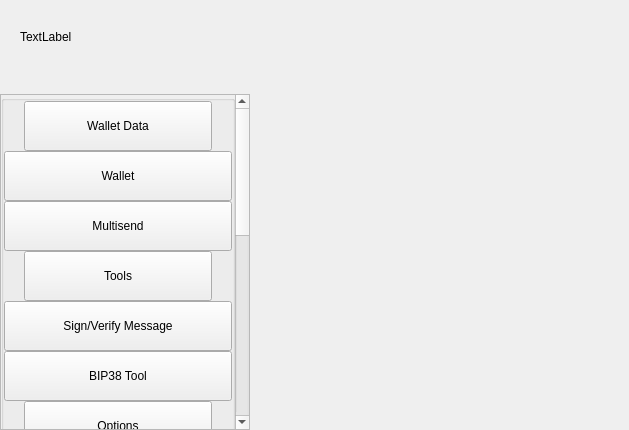
<?xml version="1.0" encoding="UTF-8"?>
<ui version="4.0">
 <class>SettingsWidget</class>
 <widget class="QWidget" name="SettingsWidget">
  <property name="geometry">
   <rect>
    <x>0</x>
    <y>0</y>
    <width>629</width>
    <height>430</height>
   </rect>
  </property>
  <property name="windowTitle">
   <string>Form</string>
  </property>
  <layout class="QHBoxLayout" name="horizontalLayout" stretch="1,2">
   <property name="spacing">
    <number>0</number>
   </property>
   <property name="leftMargin">
    <number>0</number>
   </property>
   <property name="topMargin">
    <number>0</number>
   </property>
   <property name="rightMargin">
    <number>0</number>
   </property>
   <property name="bottomMargin">
    <number>0</number>
   </property>
   <item>
    <widget class="QWidget" name="left" native="true">
     <property name="minimumSize">
      <size>
       <width>250</width>
       <height>0</height>
      </size>
     </property>
     <layout class="QVBoxLayout" name="verticalLayout">
      <property name="leftMargin">
       <number>0</number>
      </property>
      <property name="topMargin">
       <number>0</number>
      </property>
      <property name="rightMargin">
       <number>0</number>
      </property>
      <property name="bottomMargin">
       <number>0</number>
      </property>
      <item>
       <layout class="QVBoxLayout" name="verticalLayout_1">
        <property name="spacing">
         <number>0</number>
        </property>
        <item>
         <layout class="QHBoxLayout" name="horizontalLayout_1">
          <property name="spacing">
           <number>0</number>
          </property>
          <property name="leftMargin">
           <number>20</number>
          </property>
          <property name="rightMargin">
           <number>20</number>
          </property>
          <item>
           <widget class="QLabel" name="labelTitle">
            <property name="text">
             <string>TextLabel</string>
            </property>
           </widget>
          </item>
          <item>
           <spacer name="horizontalSpacer">
            <property name="orientation">
             <enum>Qt::Horizontal</enum>
            </property>
            <property name="sizeHint" stdset="0">
             <size>
              <width>40</width>
              <height>20</height>
             </size>
            </property>
           </spacer>
          </item>
         </layout>
        </item>
        <item>
         <spacer name="verticalSpacer_2">
          <property name="orientation">
           <enum>Qt::Vertical</enum>
          </property>
          <property name="sizeType">
           <enum>QSizePolicy::Fixed</enum>
          </property>
          <property name="sizeHint" stdset="0">
           <size>
            <width>20</width>
            <height>20</height>
           </size>
          </property>
         </spacer>
        </item>
        <item>
         <layout class="QVBoxLayout" name="verticalLayout_2">
          <item>
           <widget class="QScrollArea" name="scrollArea">
            <property name="sizePolicy">
             <sizepolicy hsizetype="Expanding" vsizetype="Minimum">
              <horstretch>0</horstretch>
              <verstretch>0</verstretch>
             </sizepolicy>
            </property>
            <property name="styleSheet">
             <string notr="true"/>
            </property>
            <property name="horizontalScrollBarPolicy">
             <enum>Qt::ScrollBarAlwaysOff</enum>
            </property>
            <property name="sizeAdjustPolicy">
             <enum>QAbstractScrollArea::AdjustIgnored</enum>
            </property>
            <property name="widgetResizable">
             <bool>true</bool>
            </property>
            <property name="alignment">
             <set>Qt::AlignLeading|Qt::AlignLeft|Qt::AlignTop</set>
            </property>
            <widget class="QWidget" name="scrollAreaWidgetContents">
             <property name="geometry">
              <rect>
               <x>0</x>
               <y>0</y>
               <width>227</width>
               <height>814</height>
              </rect>
             </property>
             <property name="sizePolicy">
              <sizepolicy hsizetype="Preferred" vsizetype="Minimum">
               <horstretch>0</horstretch>
               <verstretch>0</verstretch>
              </sizepolicy>
             </property>
             <property name="autoFillBackground">
              <bool>true</bool>
             </property>
             <layout class="QVBoxLayout" name="verticalLayout_3">
              <property name="spacing">
               <number>0</number>
              </property>
              <property name="sizeConstraint">
               <enum>QLayout::SetDefaultConstraint</enum>
              </property>
              <property name="leftMargin">
               <number>0</number>
              </property>
              <property name="topMargin">
               <number>0</number>
              </property>
              <property name="rightMargin">
               <number>0</number>
              </property>
              <property name="bottomMargin">
               <number>0</number>
              </property>
              <item>
               <layout class="QVBoxLayout" name="verticalLayout_4">
                <item>
                 <widget class="QGroupBox" name="groupBox">
                  <property name="sizePolicy">
                   <sizepolicy hsizetype="Preferred" vsizetype="Minimum">
                    <horstretch>0</horstretch>
                    <verstretch>0</verstretch>
                   </sizepolicy>
                  </property>
                  <property name="title">
                   <string/>
                  </property>
                  <layout class="QVBoxLayout" name="verticalLayout_5">
                   <property name="spacing">
                    <number>0</number>
                   </property>
                   <property name="leftMargin">
                    <number>0</number>
                   </property>
                   <property name="topMargin">
                    <number>0</number>
                   </property>
                   <property name="rightMargin">
                    <number>0</number>
                   </property>
                   <property name="bottomMargin">
                    <number>0</number>
                   </property>
                   <item>
                    <layout class="QHBoxLayout" name="horizontalLayout_2">
                     <property name="spacing">
                      <number>0</number>
                     </property>
                     <property name="leftMargin">
                      <number>20</number>
                     </property>
                     <property name="rightMargin">
                      <number>20</number>
                     </property>
                     <item alignment="Qt::AlignTop">
                      <widget class="QPushButton" name="pushButtonFile">
                       <property name="minimumSize">
                        <size>
                         <width>0</width>
                         <height>50</height>
                        </size>
                       </property>
                       <property name="maximumSize">
                        <size>
                         <width>16777215</width>
                         <height>50</height>
                        </size>
                       </property>
                       <property name="focusPolicy">
                        <enum>Qt::NoFocus</enum>
                       </property>
                       <property name="text">
                        <string>Wallet Data</string>
                       </property>
                       <property name="checkable">
                        <bool>true</bool>
                       </property>
                       <property name="autoExclusive">
                        <bool>false</bool>
                       </property>
                      </widget>
                     </item>
                    </layout>
                   </item>
                   <item>
                    <widget class="QWidget" name="fileButtonsWidget" native="true">
                     <layout class="QVBoxLayout" name="verticalLayout_6">
                      <property name="spacing">
                       <number>0</number>
                      </property>
                      <property name="leftMargin">
                       <number>0</number>
                      </property>
                      <property name="topMargin">
                       <number>0</number>
                      </property>
                      <property name="rightMargin">
                       <number>0</number>
                      </property>
                      <property name="bottomMargin">
                       <number>0</number>
                      </property>
                      <item>
                       <widget class="QPushButton" name="pushButtonFile2">
                        <property name="minimumSize">
                         <size>
                          <width>0</width>
                          <height>50</height>
                         </size>
                        </property>
                        <property name="maximumSize">
                         <size>
                          <width>16777215</width>
                          <height>50</height>
                         </size>
                        </property>
                        <property name="focusPolicy">
                         <enum>Qt::NoFocus</enum>
                        </property>
                        <property name="text">
                         <string>Wallet</string>
                        </property>
                        <property name="checkable">
                         <bool>true</bool>
                        </property>
                        <property name="autoExclusive">
                         <bool>false</bool>
                        </property>
                       </widget>
                      </item>
                      <item>
                       <widget class="QPushButton" name="pushButtonFile3">
                        <property name="minimumSize">
                         <size>
                          <width>0</width>
                          <height>50</height>
                         </size>
                        </property>
                        <property name="maximumSize">
                         <size>
                          <width>16777215</width>
                          <height>50</height>
                         </size>
                        </property>
                        <property name="focusPolicy">
                         <enum>Qt::NoFocus</enum>
                        </property>
                        <property name="text">
                         <string>Multisend</string>
                        </property>
                        <property name="checkable">
                         <bool>true</bool>
                        </property>
                        <property name="autoExclusive">
                         <bool>false</bool>
                        </property>
                       </widget>
                      </item>
                     </layout>
                    </widget>
                   </item>
                   <item>
                    <layout class="QHBoxLayout" name="horizontalLayout_3">
                     <property name="spacing">
                      <number>0</number>
                     </property>
                     <property name="leftMargin">
                      <number>20</number>
                     </property>
                     <property name="rightMargin">
                      <number>20</number>
                     </property>
                     <item alignment="Qt::AlignTop">
                      <widget class="QPushButton" name="pushButtonConfiguration">
                       <property name="minimumSize">
                        <size>
                         <width>0</width>
                         <height>50</height>
                        </size>
                       </property>
                       <property name="maximumSize">
                        <size>
                         <width>16777215</width>
                         <height>50</height>
                        </size>
                       </property>
                       <property name="focusPolicy">
                        <enum>Qt::NoFocus</enum>
                       </property>
                       <property name="text">
                        <string>Tools</string>
                       </property>
                       <property name="checkable">
                        <bool>true</bool>
                       </property>
                       <property name="autoExclusive">
                        <bool>false</bool>
                       </property>
                      </widget>
                     </item>
                    </layout>
                   </item>
                   <item>
                    <widget class="QWidget" name="configurationButtonsWidget" native="true">
                     <layout class="QVBoxLayout" name="verticalLayout_7">
                      <property name="spacing">
                       <number>0</number>
                      </property>
                      <property name="leftMargin">
                       <number>0</number>
                      </property>
                      <property name="topMargin">
                       <number>0</number>
                      </property>
                      <property name="rightMargin">
                       <number>0</number>
                      </property>
                      <property name="bottomMargin">
                       <number>0</number>
                      </property>
                      <item>
                       <widget class="QPushButton" name="pushButtonConfiguration4">
                        <property name="minimumSize">
                         <size>
                          <width>0</width>
                          <height>50</height>
                         </size>
                        </property>
                        <property name="maximumSize">
                         <size>
                          <width>16777215</width>
                          <height>50</height>
                         </size>
                        </property>
                        <property name="focusPolicy">
                         <enum>Qt::NoFocus</enum>
                        </property>
                        <property name="text">
                         <string>Sign/Verify Message</string>
                        </property>
                        <property name="checkable">
                         <bool>true</bool>
                        </property>
                        <property name="autoExclusive">
                         <bool>false</bool>
                        </property>
                       </widget>
                      </item>
                      <item>
                       <widget class="QPushButton" name="pushButtonConfiguration3">
                        <property name="minimumSize">
                         <size>
                          <width>0</width>
                          <height>50</height>
                         </size>
                        </property>
                        <property name="maximumSize">
                         <size>
                          <width>16777215</width>
                          <height>50</height>
                         </size>
                        </property>
                        <property name="focusPolicy">
                         <enum>Qt::NoFocus</enum>
                        </property>
                        <property name="text">
                         <string>BIP38 Tool</string>
                        </property>
                        <property name="checkable">
                         <bool>true</bool>
                        </property>
                        <property name="autoExclusive">
                         <bool>false</bool>
                        </property>
                       </widget>
                      </item>
                     </layout>
                    </widget>
                   </item>
                   <item>
                    <layout class="QHBoxLayout" name="horizontalLayout_4">
                     <property name="spacing">
                      <number>0</number>
                     </property>
                     <property name="leftMargin">
                      <number>20</number>
                     </property>
                     <property name="rightMargin">
                      <number>20</number>
                     </property>
                     <item alignment="Qt::AlignTop">
                      <widget class="QPushButton" name="pushButtonOptions">
                       <property name="minimumSize">
                        <size>
                         <width>0</width>
                         <height>50</height>
                        </size>
                       </property>
                       <property name="maximumSize">
                        <size>
                         <width>16777215</width>
                         <height>50</height>
                        </size>
                       </property>
                       <property name="focusPolicy">
                        <enum>Qt::NoFocus</enum>
                       </property>
                       <property name="text">
                        <string>Options</string>
                       </property>
                       <property name="checkable">
                        <bool>true</bool>
                       </property>
                       <property name="autoExclusive">
                        <bool>false</bool>
                       </property>
                      </widget>
                     </item>
                    </layout>
                   </item>
                   <item>
                    <widget class="QWidget" name="optionsButtonsWidget" native="true">
                     <layout class="QVBoxLayout" name="verticalLayout_8">
                      <property name="spacing">
                       <number>0</number>
                      </property>
                      <property name="leftMargin">
                       <number>0</number>
                      </property>
                      <property name="topMargin">
                       <number>0</number>
                      </property>
                      <property name="rightMargin">
                       <number>0</number>
                      </property>
                      <property name="bottomMargin">
                       <number>0</number>
                      </property>
                      <item>
                       <widget class="QPushButton" name="pushButtonOptions1">
                        <property name="minimumSize">
                         <size>
                          <width>0</width>
                          <height>50</height>
                         </size>
                        </property>
                        <property name="maximumSize">
                         <size>
                          <width>16777215</width>
                          <height>50</height>
                         </size>
                        </property>
                        <property name="focusPolicy">
                         <enum>Qt::NoFocus</enum>
                        </property>
                        <property name="text">
                         <string>Main</string>
                        </property>
                        <property name="checkable">
                         <bool>true</bool>
                        </property>
                        <property name="checked">
                         <bool>false</bool>
                        </property>
                        <property name="autoExclusive">
                         <bool>false</bool>
                        </property>
                       </widget>
                      </item>
                      <item>
                       <widget class="QPushButton" name="pushButtonOptions2">
                        <property name="minimumSize">
                         <size>
                          <width>0</width>
                          <height>50</height>
                         </size>
                        </property>
                        <property name="maximumSize">
                         <size>
                          <width>16777215</width>
                          <height>50</height>
                         </size>
                        </property>
                        <property name="focusPolicy">
                         <enum>Qt::NoFocus</enum>
                        </property>
                        <property name="text">
                         <string>Wallet</string>
                        </property>
                        <property name="checkable">
                         <bool>true</bool>
                        </property>
                        <property name="autoExclusive">
                         <bool>false</bool>
                        </property>
                       </widget>
                      </item>
                      <item>
                       <widget class="QPushButton" name="pushButtonOptions5">
                        <property name="minimumSize">
                         <size>
                          <width>0</width>
                          <height>50</height>
                         </size>
                        </property>
                        <property name="maximumSize">
                         <size>
                          <width>16777215</width>
                          <height>50</height>
                         </size>
                        </property>
                        <property name="focusPolicy">
                         <enum>Qt::NoFocus</enum>
                        </property>
                        <property name="text">
                         <string>Display</string>
                        </property>
                        <property name="checkable">
                         <bool>true</bool>
                        </property>
                        <property name="autoExclusive">
                         <bool>false</bool>
                        </property>
                       </widget>
                      </item>
                     </layout>
                    </widget>
                   </item>
                   <item>
                    <layout class="QHBoxLayout" name="horizontalTools">
                     <property name="spacing">
                      <number>0</number>
                     </property>
                     <property name="leftMargin">
                      <number>20</number>
                     </property>
                     <property name="rightMargin">
                      <number>20</number>
                     </property>
                     <item alignment="Qt::AlignTop">
                      <widget class="QPushButton" name="pushButtonTools">
                       <property name="minimumSize">
                        <size>
                         <width>0</width>
                         <height>50</height>
                        </size>
                       </property>
                       <property name="maximumSize">
                        <size>
                         <width>16777215</width>
                         <height>50</height>
                        </size>
                       </property>
                       <property name="focusPolicy">
                        <enum>Qt::NoFocus</enum>
                       </property>
                       <property name="text">
                        <string>Debug</string>
                       </property>
                       <property name="checkable">
                        <bool>true</bool>
                       </property>
                       <property name="autoExclusive">
                        <bool>false</bool>
                       </property>
                      </widget>
                     </item>
                    </layout>
                   </item>
                   <item>
                    <widget class="QWidget" name="toolsButtonsWidget" native="true">
                     <layout class="QVBoxLayout" name="verticalTools_11">
                      <property name="spacing">
                       <number>0</number>
                      </property>
                      <property name="leftMargin">
                       <number>0</number>
                      </property>
                      <property name="topMargin">
                       <number>0</number>
                      </property>
                      <property name="rightMargin">
                       <number>0</number>
                      </property>
                      <property name="bottomMargin">
                       <number>0</number>
                      </property>
                      <item>
                       <widget class="QPushButton" name="pushButtonTools1">
                        <property name="minimumSize">
                         <size>
                          <width>0</width>
                          <height>50</height>
                         </size>
                        </property>
                        <property name="maximumSize">
                         <size>
                          <width>16777215</width>
                          <height>50</height>
                         </size>
                        </property>
                        <property name="focusPolicy">
                         <enum>Qt::NoFocus</enum>
                        </property>
                        <property name="text">
                         <string>Information</string>
                        </property>
                        <property name="checkable">
                         <bool>true</bool>
                        </property>
                        <property name="checked">
                         <bool>false</bool>
                        </property>
                        <property name="autoExclusive">
                         <bool>false</bool>
                        </property>
                       </widget>
                      </item>
                      <item>
                       <widget class="QPushButton" name="pushButtonTools2">
                        <property name="minimumSize">
                         <size>
                          <width>0</width>
                          <height>50</height>
                         </size>
                        </property>
                        <property name="maximumSize">
                         <size>
                          <width>16777215</width>
                          <height>50</height>
                         </size>
                        </property>
                        <property name="focusPolicy">
                         <enum>Qt::NoFocus</enum>
                        </property>
                        <property name="text">
                         <string>Console</string>
                        </property>
                        <property name="checkable">
                         <bool>true</bool>
                        </property>
                        <property name="autoExclusive">
                         <bool>false</bool>
                        </property>
                       </widget>
                      </item>
                      <item>
                       <widget class="QPushButton" name="pushButtonTools5">
                        <property name="minimumSize">
                         <size>
                          <width>0</width>
                          <height>50</height>
                         </size>
                        </property>
                        <property name="maximumSize">
                         <size>
                          <width>16777215</width>
                          <height>50</height>
                         </size>
                        </property>
                        <property name="focusPolicy">
                         <enum>Qt::NoFocus</enum>
                        </property>
                        <property name="text">
                         <string>Wallet Repair</string>
                        </property>
                        <property name="checkable">
                         <bool>true</bool>
                        </property>
                        <property name="autoExclusive">
                         <bool>false</bool>
                        </property>
                       </widget>
                      </item>
                     </layout>
                    </widget>
                   </item>
                   <item>
                    <layout class="QHBoxLayout" name="horizontalHelp">
                     <property name="spacing">
                      <number>0</number>
                     </property>
                     <property name="leftMargin">
                      <number>20</number>
                     </property>
                     <property name="rightMargin">
                      <number>20</number>
                     </property>
                     <item alignment="Qt::AlignTop">
                      <widget class="QPushButton" name="pushButtonHelp">
                       <property name="minimumSize">
                        <size>
                         <width>0</width>
                         <height>50</height>
                        </size>
                       </property>
                       <property name="maximumSize">
                        <size>
                         <width>16777215</width>
                         <height>50</height>
                        </size>
                       </property>
                       <property name="focusPolicy">
                        <enum>Qt::NoFocus</enum>
                       </property>
                       <property name="text">
                        <string>Help</string>
                       </property>
                       <property name="checkable">
                        <bool>true</bool>
                       </property>
                       <property name="autoExclusive">
                        <bool>false</bool>
                       </property>
                      </widget>
                     </item>
                    </layout>
                   </item>
                   <item>
                    <widget class="QWidget" name="helpButtonsWidget" native="true">
                     <layout class="QVBoxLayout" name="verticalHelp">
                      <property name="spacing">
                       <number>0</number>
                      </property>
                      <property name="leftMargin">
                       <number>0</number>
                      </property>
                      <property name="topMargin">
                       <number>0</number>
                      </property>
                      <property name="rightMargin">
                       <number>0</number>
                      </property>
                      <property name="bottomMargin">
                       <number>0</number>
                      </property>
                      <item>
                       <widget class="QPushButton" name="pushButtonHelp2">
                        <property name="minimumSize">
                         <size>
                          <width>0</width>
                          <height>50</height>
                         </size>
                        </property>
                        <property name="maximumSize">
                         <size>
                          <width>16777215</width>
                          <height>50</height>
                         </size>
                        </property>
                        <property name="focusPolicy">
                         <enum>Qt::NoFocus</enum>
                        </property>
                        <property name="text">
                         <string>About Simulacrum Wallet</string>
                        </property>
                        <property name="checkable">
                         <bool>false</bool>
                        </property>
                        <property name="autoExclusive">
                         <bool>false</bool>
                        </property>
                       </widget>
                      </item>
                     </layout>
                    </widget>
                   </item>
                  </layout>
                 </widget>
                </item>
               </layout>
              </item>
             </layout>
            </widget>
           </widget>
          </item>
         </layout>
        </item>
       </layout>
      </item>
     </layout>
    </widget>
   </item>
   <item>
    <widget class="QWidget" name="right" native="true">
     <layout class="QVBoxLayout" name="verticalLayout_9">
      <property name="leftMargin">
       <number>0</number>
      </property>
      <property name="topMargin">
       <number>0</number>
      </property>
      <property name="rightMargin">
       <number>0</number>
      </property>
      <property name="bottomMargin">
       <number>0</number>
      </property>
      <item>
       <layout class="QVBoxLayout" name="verticalLayout_10">
        <property name="spacing">
         <number>6</number>
        </property>
        <item>
         <layout class="QVBoxLayout" name="verticalLayout_11">
          <item>
           <widget class="QStackedWidget" name="stackedWidgetContainer"/>
          </item>
         </layout>
        </item>
       </layout>
      </item>
     </layout>
    </widget>
   </item>
  </layout>
 </widget>
 <resources/>
 <connections/>
</ui>
